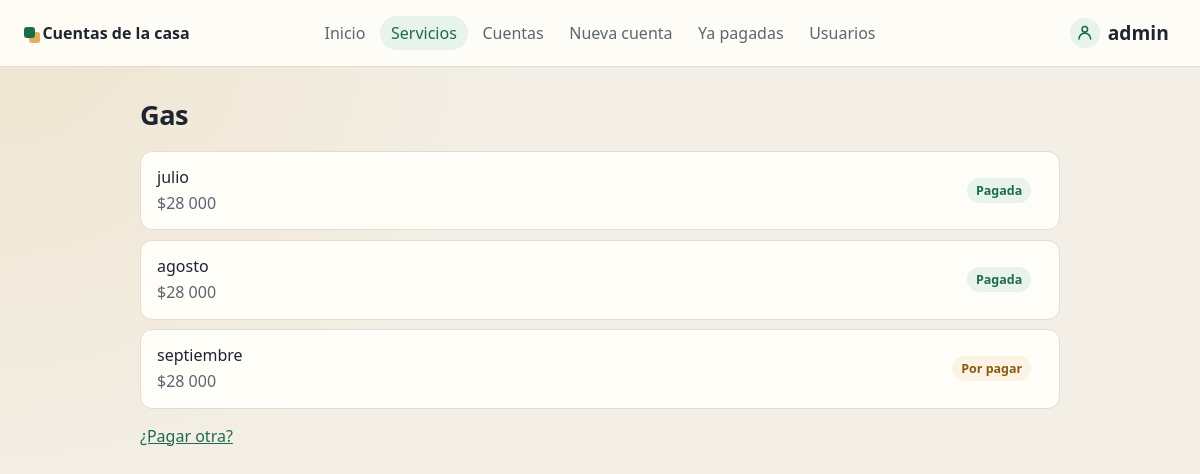
The app's page /cuentas/12/results/ (signed in), older data.
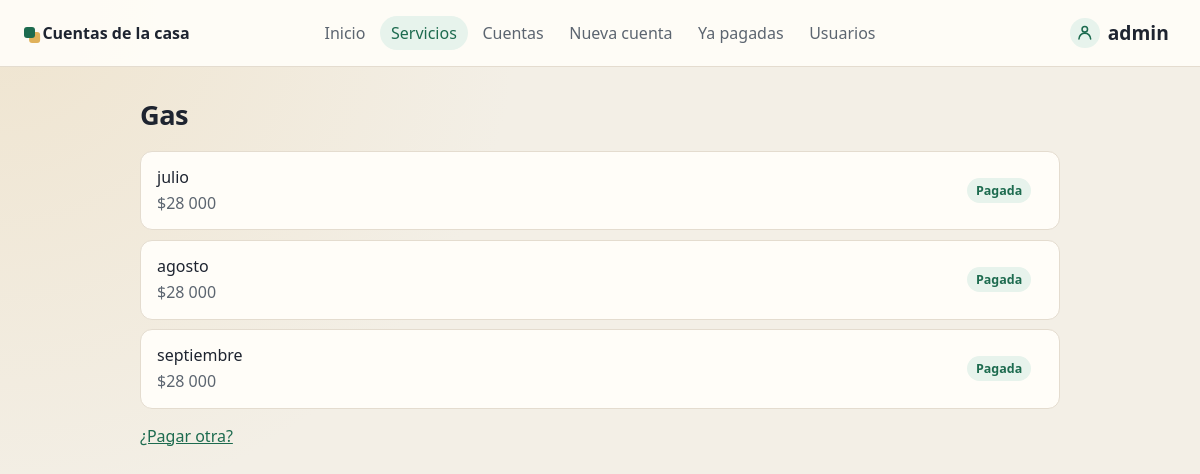
The same page, newer data.
### cuentas/models.py (models this page shows, shortened)
class Cuenta(models.Model):
    PROPIA = "propia"
    GRUPO = "grupo"
    ALCANCES = [
        (PROPIA, "Cuenta propia"),
        (GRUPO, "Cuenta del grupo"),
    ]
    usuario = models.ForeignKey(Usuario, on_delete=models.CASCADE)
    alcance = models.CharField(max_length=10, choices=ALCANCES, default=GRUPO)
    servicio = models.ForeignKey(Servicio, on_delete=models.CASCADE)
    mes = models.CharField(max_length=200)
    valor = models.IntegerField(default=0)
    vence = models.DateTimeField("fecha de vencimiento")
    pagada = models.BooleanField(default=False)
    class Meta:
        verbose_name = "cuenta"
        verbose_name_plural = "cuentas"

### cuentas/views.py (the view)
# urls.py: path("<int:pk>/results/", views.ResultsView.as_view(), name="results"),
class ResultsView(LoginRequiredMixin, generic.DetailView):
    model = Servicio
    template_name = "cuentas/results.html"
    def get_context_data(self, **kwargs):
        context = super().get_context_data(**kwargs)
        context["cuentas"] = cuentas_visibles(self.request, self.object)
        return context

### cuentas/models.py (called while the page is built)
    def es_administrador(self):
        return self.rol.codigo == Rol.ADMINISTRADOR

### cuentas/views.py (called while the page is built)
def usuario_de(request):
    try:
        return request.user.usuario
    except Usuario.DoesNotExist:
        codigo = Rol.ADMINISTRADOR if request.user.is_staff or request.user.is_superuser else Rol.USUARIO
        perfil, _ = Usuario.objects.get_or_create(user=request.user, defaults={"rol": Rol.obtener(codigo)})
        return perfil

def cuentas_visibles(request, servicio=None):
    yo = usuario_de(request)
    if yo.es_administrador():
        consulta = Q(alcance=Cuenta.GRUPO) | Q(usuario=yo, alcance=Cuenta.PROPIA)
    else:
        consulta = Q(usuario=yo)
    origen = servicio.cuenta_set if servicio is not None else Cuenta.objects
    return origen.filter(consulta)

### cuentas/templates/cuentas/results.html
{% extends "cuentas/base.html" %}
{% load humanize %}
{% block contenido %}
<h1>{{ servicio.nombre }}</h1>
{% if cuentas %}
<ul class="filas">
{% for cuenta in cuentas %}
    <li>
        <div>
            <span class="nombre">{{ cuenta.mes }}</span>
            <p class="meta">${{ cuenta.valor|intcomma }}</p>
        </div>
        <span class="estado {% if cuenta.pagada %}pagada{% else %}pendiente{% endif %}{% if cuenta.alcance == 'propia' %} propia{% endif %}">{% if cuenta.pagada %}Pagada{% else %}Por pagar{% endif %}</span>
    </li>
{% endfor %}
</ul>
{% else %}
<p class="vacio">No tienes cuentas de este servicio.</p>
{% endif %}
<p class="pie"><a href="{% url 'cuentas:detail' servicio.id %}">¿Pagar otra?</a></p>
{% endblock %}

Row changes from the older to the newer data that the page shows:
changed Cuenta "septiembre": pagada "Por pagar" → "Pagada"
